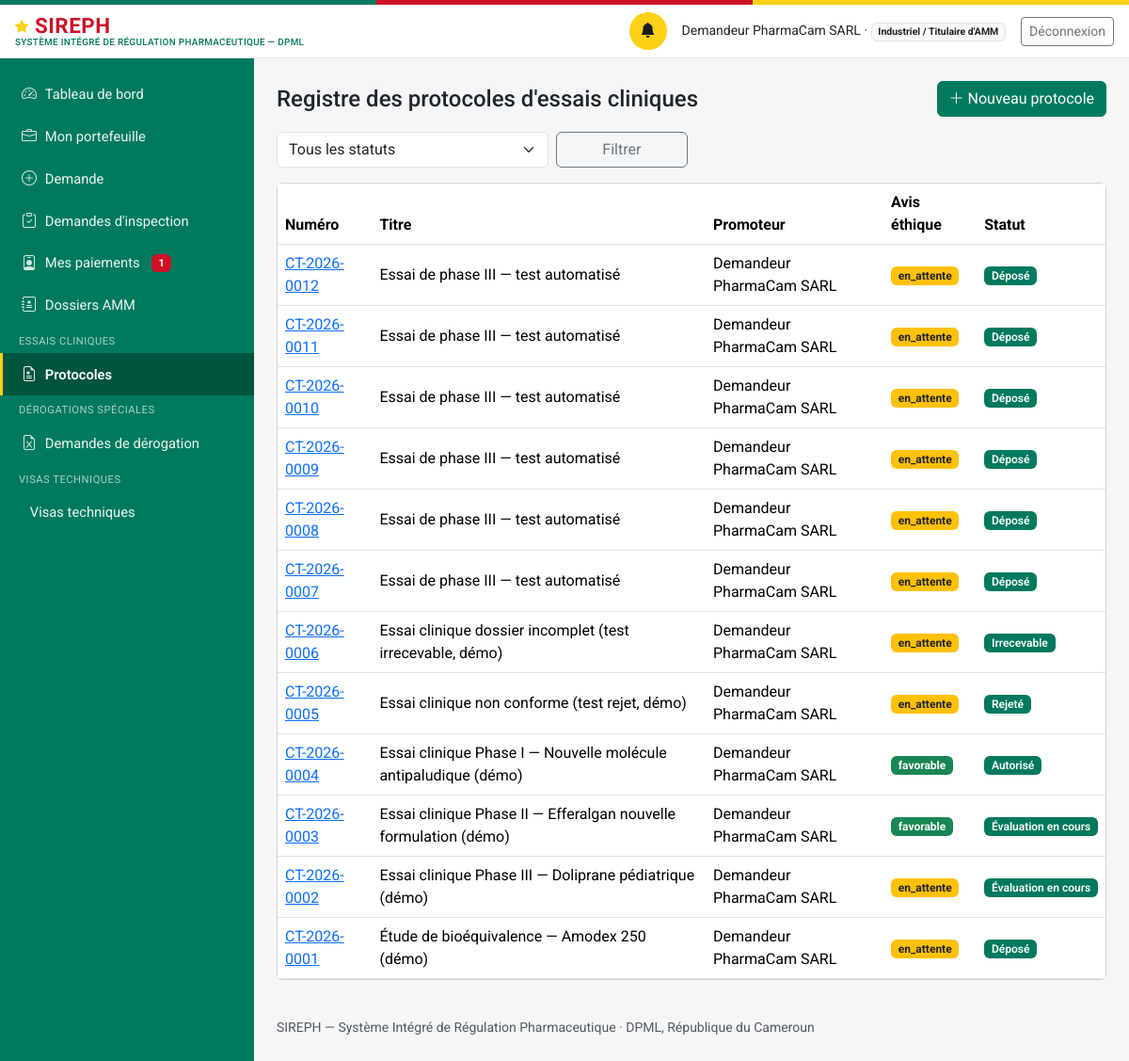
/protocoles (signed in), run on an earlier commit of the app's database.
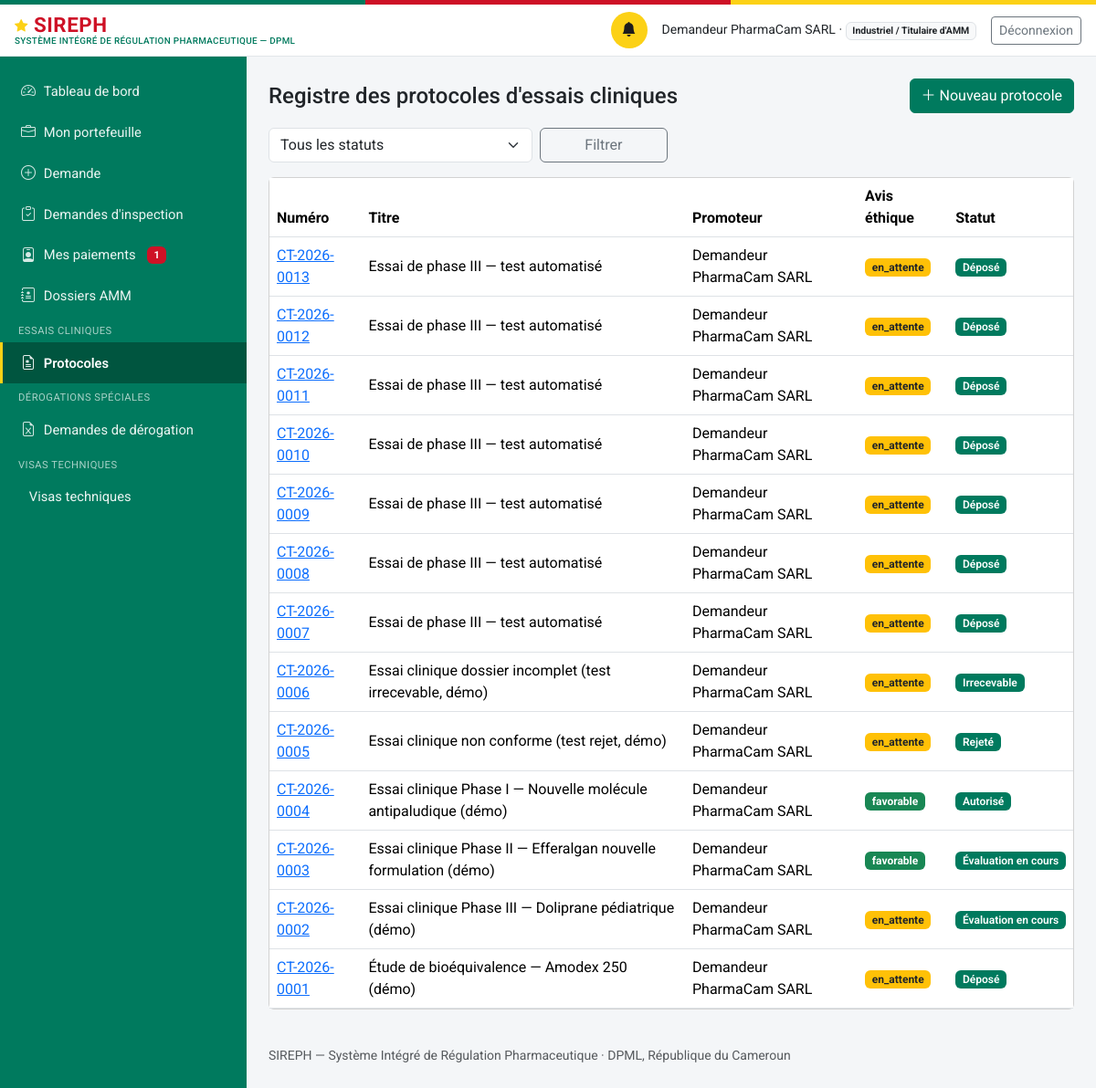
And on a later commit of the database.
### models.py (models this page shows, shortened)
class ProtocoleEssaiClinique(db.Model):
    id = db.Column(db.Integer, primary_key=True)
    numero = db.Column(db.String(30), unique=True, nullable=False)  # CT-{annee}-{seq4}
    titre = db.Column(db.String(300), nullable=False)
    promoteur_id = db.Column(db.Integer, db.ForeignKey("personne.id"), nullable=False)
    produit_etudie_id = db.Column(db.Integer, db.ForeignKey("produit.id"), nullable=True)
    reference_comite_ethique = db.Column(db.String(150), nullable=True)
    statut_avis_ethique = db.Column(db.String(20), nullable=False, default="en_attente")
    statut = db.Column(db.String(30), nullable=False, default="depose")
    motif_decision = db.Column(db.Text, nullable=True)
    date_depot = db.Column(db.DateTime, nullable=True)
    date_decision = db.Column(db.DateTime, nullable=True)
    date_validite = db.Column(db.Date, nullable=True)
    date_limite_reponse_complement = db.Column(db.DateTime, nullable=True)
    amendements_json = db.Column(db.Text, default="[]")
    rapports_etape_json = db.Column(db.Text, default="[]")
    date_creation = db.Column(db.DateTime, default=datetime.utcnow)
    date_maj = db.Column(db.DateTime, default=datetime.utcnow, onupdate=datetime.utcnow)
    promoteur = db.relationship("Personne", foreign_keys=[promoteur_id])
    produit_etudie = db.relationship("Produit", foreign_keys=[produit_etudie_id])
    sites_investigation = db.relationship("Etablissement", secondary="protocole_site", lazy="subquery")
    @property
    def amendements(self):
        return json.loads(self.amendements_json or "[]")
    @property
    def rapports_etape(self):
        return json.loads(self.rapports_etape_json or "[]")

class Personne(db.Model):
    id = db.Column(db.Integer, primary_key=True)
    nom_complet = db.Column(db.String(200), nullable=False)
    email = db.Column(db.String(150), unique=True, nullable=False)  # identifiant de connexion
    password_hash = db.Column(db.String(255), nullable=False)
    role_systeme = db.Column(db.String(50), nullable=False)
    etablissement_rattachement_id = db.Column(db.Integer, db.ForeignKey("etablissement.id"), nullable=True)
    contact = db.Column(db.String(200))
    statut_compte = db.Column(db.String(20), nullable=False, default="actif")
    date_creation = db.Column(db.DateTime, default=datetime.utcnow)
    etablissement = db.relationship("Etablissement", foreign_keys=[etablissement_rattachement_id])
    @property
    def role_label(self):
        from permissions import ROLES
        return ROLES.get(self.role_systeme, self.role_systeme)
    @property
    def niveau(self):
        from permissions import niveau
        return niveau(self)
    @property
    def est_externe(self):
        from permissions import est_externe
        return est_externe(self.role_systeme)

### routes_ct.py (the view)
@ct_bp.route("/protocoles")
@login_required
def registre():
    executer_verifications_delais_ct()
    u = current_user()
    q = ProtocoleEssaiClinique.query
    if u.role_systeme == "demandeur_externe":
        q = q.filter_by(promoteur_id=u.id)
    elif u.role_systeme not in ROLES_CT_INTERNES:
        abort(403)
    statut = request.args.get("statut", "")
    if statut:
        q = q.filter_by(statut=statut)
    protocoles = q.order_by(ProtocoleEssaiClinique.date_creation.desc()).all()
    return render_template("essais_cliniques/registre.html", protocoles=protocoles, statut=statut)

### auth.py (called while the page is built)
def current_user():
    uid = session.get("user_id")
    if not uid:
        return None
    return db.session.get(Personne, uid)

def login_required(view):
    @wraps(view)
    def wrapped(*a, **kw):
        if not current_user():
            return redirect(url_for("login", next=request.path))
        return view(*a, **kw)
    return wrapped

### delais.py (called while the page is built)
def get_parametre(module, cle, default=None):
    p = ParametreModule.query.filter_by(module=module, cle=cle).first()
    return p.valeur if p else default

### paiements.py (called while the page is built)
def _representant_etablissement(etablissement_id):
    return (Personne.query
            .filter(Personne.etablissement_rattachement_id == etablissement_id,
                    Personne.role_systeme.in_(_PROFILS_REPRESENTANTS),
                    Personne.statut_compte == "actif")
            .first())

def paiements_du_redevable(personne):
    resultat = []
    for p in Paiement.query.order_by(Paiement.date_creation.desc()).all():
        d = _demandeur(p)
        if d and d.id == personne.id:
            resultat.append(p)
    return resultat

### permissions.py (called while the page is built)
def est_externe(role):
    return role in ROLES_EXTERNES

### templates/essais_cliniques/registre.html (shortened to what this page needs)
{% extends "base.html" %}
{% block content %}
<div class="d-flex justify-content-between align-items-center mb-3">
  <h4 class="mb-0">Registre des protocoles d'essais cliniques</h4>
  {% if current_user.role_systeme in ("demandeur_externe", "administrateur_dpml") %}
  <a href="{{ url_for('ct.nouveau') }}" class="btn btn-primary"><i class="bi bi-plus-lg"></i> Nouveau protocole</a>
  {% endif %}
</div>
<form method="get" class="row g-2 mb-3" role="search">
  <div class="col-md-4">
    <select class="form-select" id="statut" name="statut">
      <option value="">Tous les statuts</option>
    </select>
  </div>
  <div class="col-md-2"><button class="btn btn-outline-secondary w-100">Filtrer</button></div>
</form>
<div class="card">
  <div class="table-responsive">
    <table class="table table-hover align-middle mb-0">
      <thead><tr><th>Numéro</th><th>Titre</th><th>Promoteur</th><th>Avis éthique</th><th>Statut</th></tr></thead>
      <tbody>
        {% for p in protocoles %}
        <tr>
          <td><a href="{{ url_for('ct.fiche', id=p.id) }}">{{ p.numero }}</a></td>
          <td>{{ p.titre }}</td>
          <td>{{ p.promoteur.nom_complet }}</td>
          <td><span class="badge {{ 'bg-success' if p.statut_avis_ethique == 'favorable' else ('bg-danger' if p.statut_avis_ethique == 'defavorable' else 'bg-warning text-dark') }}">
            {{ p.statut_avis_ethique }}</span></td>
          <td><span class="badge bg-primary badge-statut">{{ STATUTS_CT.get(p.statut, p.statut) }}</span></td>
        </tr>
        {% else %}
        <tr><td colspan="5" class="text-center text-muted py-4">Aucun résultat ne correspond à ces critères.</td></tr>
        {% endfor %}
      </tbody>
    </table>
  </div>
</div>
{% endblock %}

What changed in the data, as far as the page shows it:
added ProtocoleEssaiClinique: numero "CT-2026-0013", titre "Essai de phase III — test automatisé", promoteur.nom_complet "Demandeur PharmaCam SARL", statut_avis_ethique "en_attente", get "Déposé"
